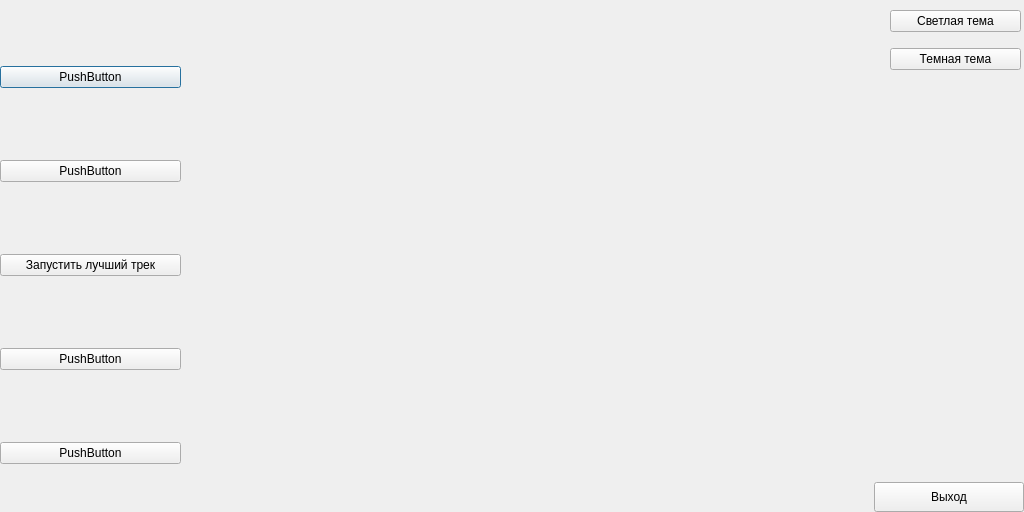
<?xml version="1.0" encoding="UTF-8"?>
<ui version="4.0">
 <class>Dialog</class>
 <widget class="QDialog" name="Dialog">
  <property name="geometry">
   <rect>
    <x>0</x>
    <y>0</y>
    <width>1024</width>
    <height>512</height>
   </rect>
  </property>
  <property name="windowTitle">
   <string>Dialog</string>
  </property>
  <widget class="QWidget" name="verticalLayoutWidget">
   <property name="geometry">
    <rect>
     <x>0</x>
     <y>0</y>
     <width>181</width>
     <height>531</height>
    </rect>
   </property>
   <layout class="QVBoxLayout" name="verticalLayout">
    <item>
     <widget class="QPushButton" name="pushButton_3">
      <property name="text">
       <string>PushButton</string>
      </property>
     </widget>
    </item>
    <item>
     <widget class="QPushButton" name="pushButton_4">
      <property name="text">
       <string>PushButton</string>
      </property>
     </widget>
    </item>
    <item>
     <widget class="QPushButton" name="pushButton">
      <property name="text">
       <string>Запустить лучший трек</string>
      </property>
      <property name="autoExclusive">
       <bool>false</bool>
      </property>
      <property name="flat">
       <bool>false</bool>
      </property>
     </widget>
    </item>
    <item>
     <widget class="QPushButton" name="pushButton_6">
      <property name="text">
       <string>PushButton</string>
      </property>
     </widget>
    </item>
    <item>
     <widget class="QPushButton" name="pushButton_5">
      <property name="text">
       <string>PushButton</string>
      </property>
     </widget>
    </item>
   </layout>
  </widget>
  <widget class="QPushButton" name="pushButton_2">
   <property name="geometry">
    <rect>
     <x>874</x>
     <y>482</y>
     <width>150</width>
     <height>30</height>
    </rect>
   </property>
   <property name="text">
    <string>Выход</string>
   </property>
  </widget>
  <widget class="QWidget" name="verticalLayoutWidget_2">
   <property name="geometry">
    <rect>
     <x>890</x>
     <y>0</y>
     <width>131</width>
     <height>80</height>
    </rect>
   </property>
   <layout class="QVBoxLayout" name="verticalLayout_2">
    <item>
     <widget class="QPushButton" name="pushButton_7">
      <property name="text">
       <string>Светлая тема</string>
      </property>
     </widget>
    </item>
    <item>
     <widget class="QPushButton" name="pushButton_8">
      <property name="text">
       <string>Темная тема</string>
      </property>
     </widget>
    </item>
   </layout>
  </widget>
 </widget>
 <resources/>
 <connections/>
</ui>
